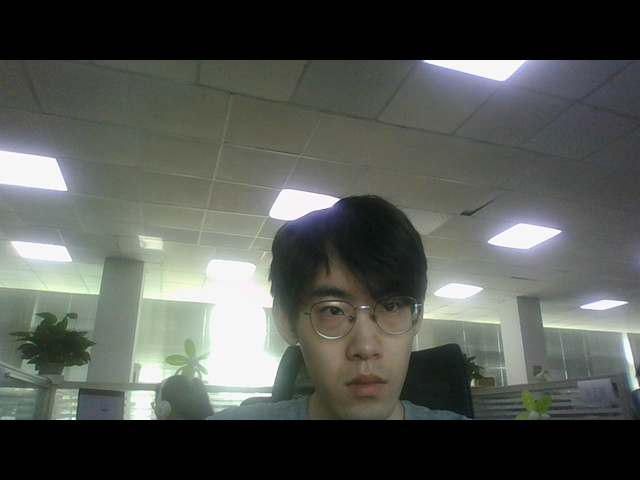
#> input picture save/0.jpg, 640 x 480 px, found by its file name
$ python RGB.py
#> lines starting #> are read from the running program, lines starting #| are printed output that depends on the picture; after the words box and inside, x2 and y2 are one past the last pixel; in counts of white or black regions, pixels touching at a corner belong together
import cv2
import numpy as np


img = cv2.imread("C:/Users/shalf/Desktop/CameraController/save/0.jpg")
#> img is the input picture: shape (480, 640, 3); mean B, G, R 82.8, 88.2, 84.4

hsv = cv2.cvtColor(img,cv2.COLOR_BGR2HSV)#HSV空间
#> hsv: shape (480, 640, 3); mean H, S, V 46.7, 28.2, 90

lower_blue=np.array([110,100,100])#blue
upper_blue=np.array([130,255,255])

lower_green=np.array([60,100,100])#green
upper_green=np.array([70,255,255])

lower_red=np.array([0,100,100])#red
upper_red=np.array([10,255,255])

red_mask=cv2.inRange(hsv,lower_red,upper_red)#取红色
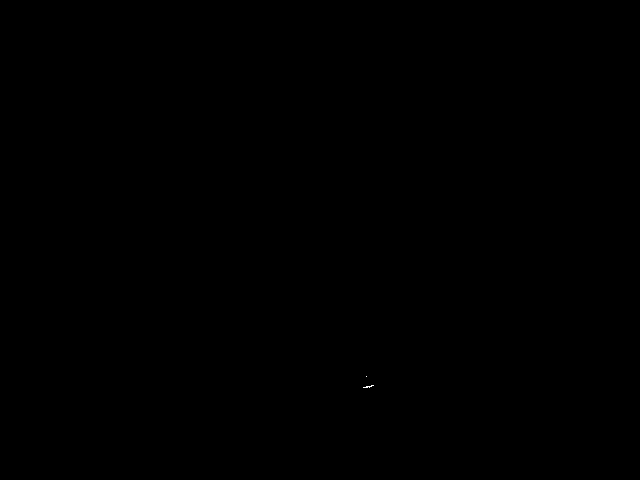
#> red_mask: shape (480, 640); 0.01% white in thin lines or dots, all inside (x1, y1, x2, y2) = (363, 376, 374, 388)
blue_mask=cv2.inRange(hsv,lower_blue,upper_blue)#蓝色
#> blue_mask: shape (480, 640); 0% white in thin lines or dots, all inside (x1, y1, x2, y2) = (324, 204, 340, 219)
green_mask=cv2.inRange(hsv,lower_green,upper_green)#绿色
#> green_mask: shape (480, 640); every value is 0

red=cv2.bitwise_and(img,img,mask=red_mask)#对原图像处理
green=cv2.bitwise_and(img,img,mask=green_mask)
#> green: shape (480, 640, 3); every value is 0
blue=cv2.bitwise_and(img,img,mask=blue_mask)

res=green+red+blue

cv2.imshow('img',res)
cv2.waitKey(0)

cv2.destroyAllWindows()
